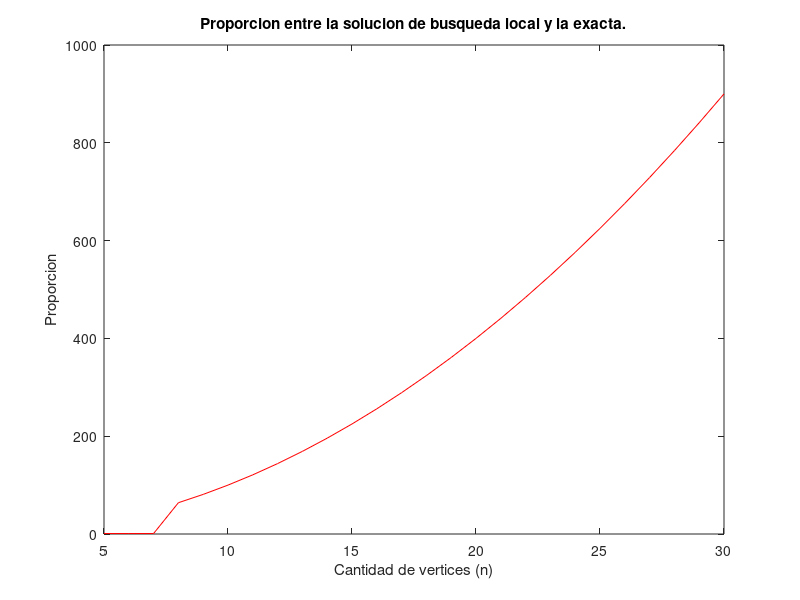

Source code (MATLAB):
function graficar_busq_local_proporcion()

  close all;

  datos = [5 1
6 1
7 1
8 64
9 81
10 100
11 121
12 144
13 169
14 196
15 225
16 256
17 289
18 324
19 361
20 400
21 441
22 484
23 529
24 576
25 625
26 676
27 729
28 784
29 841
30 900];


  figure;
  plot(datos(:,1), datos(:,2), 'r');
  hold on;
  title('Proporcion entre la solucion de busqueda local y la exacta.');
  xlabel('Cantidad de vertices (n)');
  ylabel('Proporcion');
  saveas(gca, ['../graficos/busq_local_proporcion.eps'],'epsc');
  
  
  
end